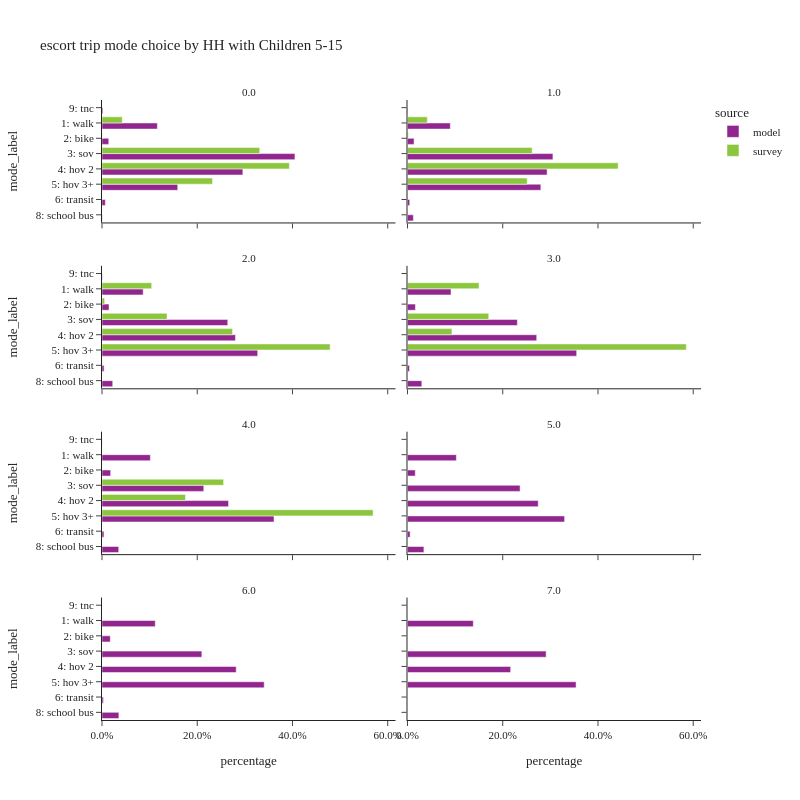

Notebook code for this chart:
### Code cell
plot_mode_choice(es_trip,
                 "hh515",
                 {
                  "mode_label":["1: walk","2: bike","3: sov","4: hov 2","5: hov 3+","6: transit",
                                   "8: school bus","9: other–survey only"]},
                 "HH with Children 5-15",2,800)

### Figure 1 — Plotly figure (JSON) as saved in the notebook; plotly's stock layout.template omitted (floating-point values rounded to 4 significant figures)
{"data": [{"alignmentgroup": "True", "customdata": [[93677], [11581], [360703], [263115], [141573], [4268], [533], [1214]], "hovertemplate": "source=model<br>hh515=0.0<br>percentage=%{x}<br>mode_label=%{y}<br>sample count=%{customdata[0]}<extra></extra>", "legendgroup": "model", "marker": {"color": "#91268F", "pattern": {"shape": ""}}, "name": "model", "offsetgroup": "model", "orientation": "h", "showlegend": true, "textposition": "auto", "type": "bar", "x": [0.1163, 0.0142, 0.4051, 0.2958, 0.159, 0.007026, 0.0005527, 0.002003], "xaxis": "x7", "y": ["1: walk", "2: bike", "3: sov", "4: hov 2", "5: hov 3+", "6: transit", "8: school bus", "9: tnc"], "yaxis": "y7"}, {"alignmentgroup": "True", "customdata": [[50449], [7783], [171435], [166513], [158904], [1941], [7070], [326]], "hovertemplate": "source=model<br>hh515=1.0<br>percentage=%{x}<br>mode_label=%{y}<br>sample count=%{customdata[0]}<extra></extra>", "legendgroup": "model", "marker": {"color": "#91268F", "pattern": {"shape": ""}}, "name": "model", "offsetgroup": "model", "orientation": "h", "showlegend": false, "textposition": "auto", "type": "bar", "x": [0.08987, 0.01378, 0.3054, 0.2932, 0.28, 0.004683, 0.01232, 0.0007379], "xaxis": "x8", "y": ["1: walk", "2: bike", "3: sov", "4: hov 2", "5: hov 3+", "6: transit", "8: school bus", "9: tnc"], "yaxis": "y8"}, {"alignmentgroup": "True", "customdata": [[33615], [5935], [101900], [108288], [128957], [1253], [8745], [175]], "hovertemplate": "source=model<br>hh515=2.0<br>percentage=%{x}<br>mode_label=%{y}<br>sample count=%{customdata[0]}<extra></extra>", "legendgroup": "model", "marker": {"color": "#91268F", "pattern": {"shape": ""}}, "name": "model", "offsetgroup": "model", "orientation": "h", "showlegend": false, "textposition": "auto", "type": "bar", "x": [0.08647, 0.01476, 0.2641, 0.2803, 0.327, 0.004402, 0.02246, 0.0005936], "xaxis": "x5", "y": ["1: walk", "2: bike", "3: sov", "4: hov 2", "5: hov 3+", "6: transit", "8: school bus", "9: tnc"], "yaxis": "y5"}, {"alignmentgroup": "True", "customdata": [[12285], [2352], [30007], [36003], [48113], [365], [4029], [55]], "hovertemplate": "source=model<br>hh515=3.0<br>percentage=%{x}<br>mode_label=%{y}<br>sample count=%{customdata[0]}<extra></extra>", "legendgroup": "model", "marker": {"color": "#91268F", "pattern": {"shape": ""}}, "name": "model", "offsetgroup": "model", "orientation": "h", "showlegend": false, "textposition": "auto", "type": "bar", "x": [0.09137, 0.0166, 0.2307, 0.2714, 0.3552, 0.004149, 0.0301, 0.0004233], "xaxis": "x6", "y": ["1: walk", "2: bike", "3: sov", "4: hov 2", "5: hov 3+", "6: transit", "8: school bus", "9: tnc"], "yaxis": "y6"}, {"alignmentgroup": "True", "customdata": [[5780], [1037], [11322], [13844], [19191], [166], [1686], [18]], "hovertemplate": "source=model<br>hh515=4.0<br>percentage=%{x}<br>mode_label=%{y}<br>sample count=%{customdata[0]}<extra></extra>", "legendgroup": "model", "marker": {"color": "#91268F", "pattern": {"shape": ""}}, "name": "model", "offsetgroup": "model", "orientation": "h", "showlegend": false, "textposition": "auto", "type": "bar", "x": [0.1015, 0.01819, 0.2137, 0.2658, 0.3612, 0.004161, 0.03511, 0.0003085], "xaxis": "x3", "y": ["1: walk", "2: bike", "3: sov", "4: hov 2", "5: hov 3+", "6: transit", "8: school bus", "9: tnc"], "yaxis": "y3"}, {"alignmentgroup": "True", "customdata": [[1245], [189], [2744], [2757], [3480], [46], [358], [4]], "hovertemplate": "source=model<br>hh515=5.0<br>percentage=%{x}<br>mode_label=%{y}<br>sample count=%{customdata[0]}<extra></extra>", "legendgroup": "model", "marker": {"color": "#91268F", "pattern": {"shape": ""}}, "name": "model", "offsetgroup": "model", "orientation": "h", "showlegend": false, "textposition": "auto", "type": "bar", "x": [0.1027, 0.01636, 0.2364, 0.2745, 0.3299, 0.005512, 0.03445, 0.0001264], "xaxis": "x4", "y": ["1: walk", "2: bike", "3: sov", "4: hov 2", "5: hov 3+", "6: transit", "8: school bus", "9: tnc"], "yaxis": "y4"}, {"alignmentgroup": "True", "customdata": [[1941], [277], [3688], [4761], [5972], [42], [589], [2]], "hovertemplate": "source=model<br>hh515=6.0<br>percentage=%{x}<br>mode_label=%{y}<br>sample count=%{customdata[0]}<extra></extra>", "legendgroup": "model", "marker": {"color": "#91268F", "pattern": {"shape": ""}}, "name": "model", "offsetgroup": "model", "orientation": "h", "showlegend": false, "textposition": "auto", "type": "bar", "x": [0.1118, 0.01743, 0.2096, 0.2818, 0.3406, 0.003087, 0.03544, 0.0001085], "xaxis": "x", "y": ["1: walk", "2: bike", "3: sov", "4: hov 2", "5: hov 3+", "6: transit", "8: school bus", "9: tnc"], "yaxis": "y"}, {"alignmentgroup": "True", "customdata": [[7], [16], [12], [19]], "hovertemplate": "source=model<br>hh515=7.0<br>percentage=%{x}<br>mode_label=%{y}<br>sample count=%{customdata[0]}<extra></extra>", "legendgroup": "model", "marker": {"color": "#91268F", "pattern": {"shape": ""}}, "name": "model", "offsetgroup": "model", "orientation": "h", "showlegend": false, "textposition": "auto", "type": "bar", "x": [0.1382, 0.2911, 0.2166, 0.354], "xaxis": "x2", "y": ["1: walk", "3: sov", "4: hov 2", "5: hov 3+"], "yaxis": "y2"}, {"alignmentgroup": "True", "customdata": [[56], [8], [230], [292], [119], [2]], "hovertemplate": "source=survey<br>hh515=0.0<br>percentage=%{x}<br>mode_label=%{y}<br>sample count=%{customdata[0]}<extra></extra>", "legendgroup": "survey", "marker": {"color": "#8CC63E", "pattern": {"shape": ""}}, "name": "survey", "offsetgroup": "survey", "orientation": "h", "showlegend": true, "textposition": "auto", "type": "bar", "x": [0.04249, 0.0005679, 0.3312, 0.3935, 0.2321, 0.0001769], "xaxis": "x7", "y": ["1: walk", "2: bike", "3: sov", "4: hov 2", "5: hov 3+", "6: transit"], "yaxis": "y7"}, {"alignmentgroup": "True", "customdata": [[43], [8], [76], [123], [71], [1], [1]], "hovertemplate": "source=survey<br>hh515=1.0<br>percentage=%{x}<br>mode_label=%{y}<br>sample count=%{customdata[0]}<extra></extra>", "legendgroup": "survey", "marker": {"color": "#8CC63E", "pattern": {"shape": ""}}, "name": "survey", "offsetgroup": "survey", "orientation": "h", "showlegend": false, "textposition": "auto", "type": "bar", "x": [0.0416, 0.001842, 0.2618, 0.4424, 0.2513, 0.0005562, 0.0004818], "xaxis": "x8", "y": ["1: walk", "2: bike", "3: sov", "4: hov 2", "5: hov 3+", "6: transit", "8: school bus"], "yaxis": "y8"}, {"alignmentgroup": "True", "customdata": [[35], [8], [45], [84], [167], [2], [1]], "hovertemplate": "source=survey<br>hh515=2.0<br>percentage=%{x}<br>mode_label=%{y}<br>sample count=%{customdata[0]}<extra></extra>", "legendgroup": "survey", "marker": {"color": "#8CC63E", "pattern": {"shape": ""}}, "name": "survey", "offsetgroup": "survey", "orientation": "h", "showlegend": false, "textposition": "auto", "type": "bar", "x": [0.1043, 0.005561, 0.1365, 0.2741, 0.4791, 0.0004319, 4.526e-05], "xaxis": "x5", "y": ["1: walk", "2: bike", "3: sov", "4: hov 2", "5: hov 3+", "6: transit", "8: school bus"], "yaxis": "y5"}, {"alignmentgroup": "True", "customdata": [[4], [3], [7], [41], [1]], "hovertemplate": "source=survey<br>hh515=3.0<br>percentage=%{x}<br>mode_label=%{y}<br>sample count=%{customdata[0]}<extra></extra>", "legendgroup": "survey", "marker": {"color": "#8CC63E", "pattern": {"shape": ""}}, "name": "survey", "offsetgroup": "survey", "orientation": "h", "showlegend": false, "textposition": "auto", "type": "bar", "x": [0.1502, 0.1706, 0.09331, 0.5855, 0.0003556], "xaxis": "x6", "y": ["1: walk", "3: sov", "4: hov 2", "5: hov 3+", "8: school bus"], "yaxis": "y6"}, {"alignmentgroup": "True", "customdata": [[4], [4], [15]], "hovertemplate": "source=survey<br>hh515=4.0<br>percentage=%{x}<br>mode_label=%{y}<br>sample count=%{customdata[0]}<extra></extra>", "legendgroup": "survey", "marker": {"color": "#8CC63E", "pattern": {"shape": ""}}, "name": "survey", "offsetgroup": "survey", "orientation": "h", "showlegend": false, "textposition": "auto", "type": "bar", "x": [0.2554, 0.1753, 0.5693], "xaxis": "x3", "y": ["3: sov", "4: hov 2", "5: hov 3+"], "yaxis": "y3"}], "layout": {"annotations": [{"font": {}, "showarrow": false, "text": "6.0", "x": 0.245, "xanchor": "center", "xref": "paper", "y": 0.1975, "yanchor": "bottom", "yref": "paper"}, {"font": {}, "showarrow": false, "text": "7.0", "x": 0.755, "xanchor": "center", "xref": "paper", "y": 0.1975, "yanchor": "bottom", "yref": "paper"}, {"font": {}, "showarrow": false, "text": "4.0", "x": 0.245, "xanchor": "center", "xref": "paper", "y": 0.465, "yanchor": "bottom", "yref": "paper"}, {"font": {}, "showarrow": false, "text": "5.0", "x": 0.755, "xanchor": "center", "xref": "paper", "y": 0.465, "yanchor": "bottom", "yref": "paper"}, {"font": {}, "showarrow": false, "text": "2.0", "x": 0.245, "xanchor": "center", "xref": "paper", "y": 0.7325, "yanchor": "bottom", "yref": "paper"}, {"font": {}, "showarrow": false, "text": "3.0", "x": 0.755, "xanchor": "center", "xref": "paper", "y": 0.7325, "yanchor": "bottom", "yref": "paper"}, {"font": {}, "showarrow": false, "text": "0.0", "x": 0.245, "xanchor": "center", "xref": "paper", "y": 1.0, "yanchor": "bottom", "yref": "paper"}, {"font": {}, "showarrow": false, "text": "1.0", "x": 0.755, "xanchor": "center", "xref": "paper", "y": 1.0, "yanchor": "bottom", "yref": "paper"}], "barmode": "group", "height": 800, "legend": {"title": {"text": "source"}, "tracegroupgap": 0}, "title": {"text": "escort trip mode choice by HH with Children 5-15"}, "width": 800, "xaxis": {"anchor": "y", "domain": [0.0, 0.49], "tickformat": ".1%", "title": {"text": "percentage"}}, "xaxis2": {"anchor": "y2", "domain": [0.51, 1.0], "matches": "x", "tickformat": ".1%", "title": {"text": "percentage"}}, "xaxis3": {"anchor": "y3", "domain": [0.0, 0.49], "matches": "x", "showticklabels": false, "tickformat": ".1%"}, "xaxis4": {"anchor": "y4", "domain": [0.51, 1.0], "matches": "x", "showticklabels": false, "tickformat": ".1%"}, "xaxis5": {"anchor": "y5", "domain": [0.0, 0.49], "matches": "x", "showticklabels": false, "tickformat": ".1%"}, "xaxis6": {"anchor": "y6", "domain": [0.51, 1.0], "matches": "x", "showticklabels": false, "tickformat": ".1%"}, "xaxis7": {"anchor": "y7", "domain": [0.0, 0.49], "matches": "x", "showticklabels": false, "tickformat": ".1%"}, "xaxis8": {"anchor": "y8", "domain": [0.51, 1.0], "matches": "x", "showticklabels": false, "tickformat": ".1%"}, "yaxis": {"anchor": "x", "categoryarray": ["9: other–survey only", "8: school bus", "6: transit", "5: hov 3+", "4: hov 2", "3: sov", "2: bike", "1: walk"], "categoryorder": "array", "domain": [0.0, 0.1975], "title": {"text": "mode_label"}}, "yaxis2": {"anchor": "x2", "domain": [0.0, 0.1975], "matches": "y", "showticklabels": false}, "yaxis3": {"anchor": "x3", "categoryarray": ["9: other–survey only", "8: school bus", "6: transit", "5: hov 3+", "4: hov 2", "3: sov", "2: bike", "1: walk"], "categoryorder": "array", "domain": [0.2675, 0.465], "matches": "y", "title": {"text": "mode_label"}}, "yaxis4": {"anchor": "x4", "domain": [0.2675, 0.465], "matches": "y", "showticklabels": false}, "yaxis5": {"anchor": "x5", "categoryarray": ["9: other–survey only", "8: school bus", "6: transit", "5: hov 3+", "4: hov 2", "3: sov", "2: bike", "1: walk"], "categoryorder": "array", "domain": [0.535, 0.7325], "matches": "y", "title": {"text": "mode_label"}}, "yaxis6": {"anchor": "x6", "domain": [0.535, 0.7325], "matches": "y", "showticklabels": false}, "yaxis7": {"anchor": "x7", "categoryarray": ["9: other–survey only", "8: school bus", "6: transit", "5: hov 3+", "4: hov 2", "3: sov", "2: bike", "1: walk"], "categoryorder": "array", "domain": [0.8025, 1.0], "matches": "y", "title": {"text": "mode_label"}}, "yaxis8": {"anchor": "x8", "domain": [0.8025, 1.0], "matches": "y", "showticklabels": false}}}
